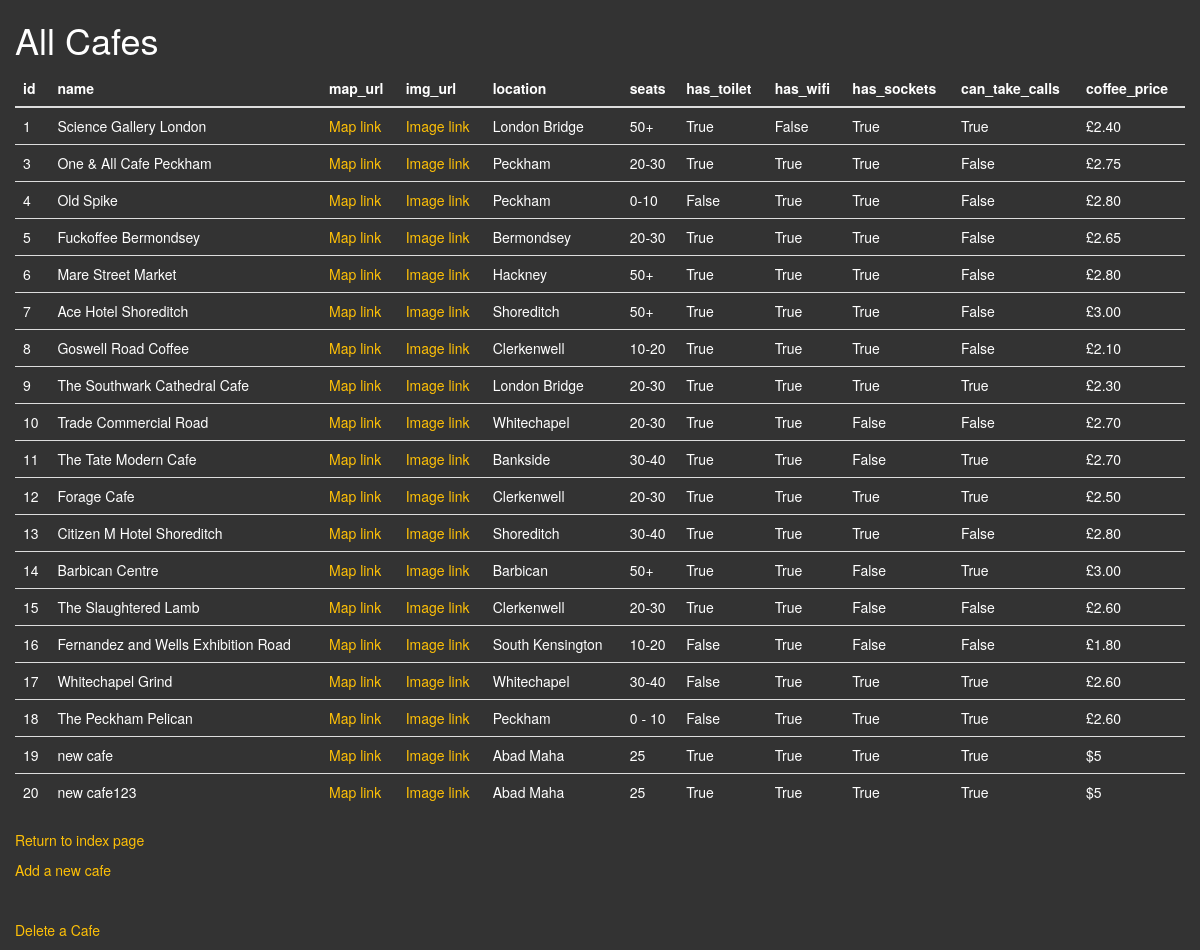
Screenshot of /cafes with the database file from the repository.
### main.py (models this page shows)
class Cafe(db.Model):
    id = db.Column(db.Integer, primary_key=True)
    name = db.Column(db.String(250), unique=True, nullable=False)
    map_url = db.Column(db.String(500), nullable=False)
    img_url = db.Column(db.String(500), nullable=False)
    location = db.Column(db.String(250), nullable=False)
    seats = db.Column(db.String(250), nullable=False)
    has_toilet = db.Column(db.Boolean, nullable=False)
    has_wifi = db.Column(db.Boolean, nullable=False)
    has_sockets = db.Column(db.Boolean, nullable=False)
    can_take_calls = db.Column(db.Boolean, nullable=False)
    coffee_price = db.Column(db.String(250), nullable=True)
    def to_dict(self):
        return {column.name: getattr(self, column.name) for column in self.__table__.columns}

### main.py (the view)
@app.route('/cafes')
def cafes():
    all_cafes = db.session.query(Cafe).all()
    return render_template('cafes.html', cafes=all_cafes)

### templates/cafes.html (shortened to what this page needs)
{% extends 'bootstrap/base.html' %}
{% block styles %}
    {{super()}}
        <link rel="stylesheet" href="{{url_for('.static', filename='css/styles.css')}}">
{% endblock %}
{% block content %}
<div class="container-fluid">
      <h1>All Cafes</h1>
        <table class="table table-dark" width="300">
            <thead>
              <tr>
                {% for col in  cafes[0].to_dict().keys() %}
                  <th scope="col">{{ col }}</th>
                {% endfor %}
              </tr>
            </thead>
            <tbody>
            {% for cafe in cafes %}
              <tr>
                <td> {{ cafe['id'] }}</td>
                <td>{{ cafe['name'] }}</td>
                <td> <a href="{{ cafe['map_url'] }}"> Map link</a> </td>
                <td> <a href="{{ cafe['img_url'] }}"> Image link</a> </td>
                <td >{{ cafe['location']}}</td>
                <td >{{ cafe['seats'] }}</td>
                <td >{{ cafe['has_toilet'] }}</td>
                <td>{{ cafe['has_wifi'] }}</td>
                <td >{{ cafe['has_sockets'] }}</td>
                <td>{{ cafe['can_take_calls'] }}</td>
                <td >{{ cafe['coffee_price'] }}</td>
            </tr>
             {% endfor %}
            </tbody>
        </table>
      <p><a href=" {{url_for('home') }}">Return to index page</a></p>
      <p><a href=" {{url_for('add_cafe') }}">Add a new cafe</a></p>
      <p class="space-above"><a href="{{url_for('delete')}}">Delete a Cafe</a></p>
</div>
{% endblock %}

### static/css/styles.css (style rules this page uses)
body { background-color: #333; color: white; }
a { color: #ffc107; }
.space-above { margin-top: 20px; padding-top: 20px; }
tr { max-width: 50px; }

### rows the page displays
Cafe: id "1", name "Science Gallery London", location "London Bridge", seats "50+", has_toilet "True", has_wifi "False", has_sockets "True", can_take_calls "True", coffee_price "£2.40"
Cafe: id "3", name "One & All Cafe Peckham", location "Peckham", seats "20-30", has_toilet "True", has_wifi "True", has_sockets "True", can_take_calls "False", coffee_price "£2.75"
Cafe: id "4", name "Old Spike", location "Peckham", seats "0-10", has_toilet "False", has_wifi "True", has_sockets "True", can_take_calls "False", coffee_price "£2.80"
Cafe: id "5", name "Fuckoffee Bermondsey", location "Bermondsey", seats "20-30", has_toilet "True", has_wifi "True", has_sockets "True", can_take_calls "False", coffee_price "£2.65"
Cafe: id "6", name "Mare Street Market", location "Hackney", seats "50+", has_toilet "True", has_wifi "True", has_sockets "True", can_take_calls "False", coffee_price "£2.80"
Cafe: id "7", name "Ace Hotel Shoreditch", location "Shoreditch", seats "50+", has_toilet "True", has_wifi "True", has_sockets "True", can_take_calls "False", coffee_price "£3.00"
Cafe: id "8", name "Goswell Road Coffee", location "Clerkenwell", seats "10-20", has_toilet "True", has_wifi "True", has_sockets "True", can_take_calls "False", coffee_price "£2.10"
Cafe: id "9", name "The Southwark Cathedral Cafe", location "London Bridge", seats "20-30", has_toilet "True", has_wifi "True", has_sockets "True", can_take_calls "True", coffee_price "£2.30"
Cafe: id "10", name "Trade Commercial Road", location "Whitechapel", seats "20-30", has_toilet "True", has_wifi "True", has_sockets "False", can_take_calls "False", coffee_price "£2.70"
Cafe: id "11", name "The Tate Modern Cafe", location "Bankside", seats "30-40", has_toilet "True", has_wifi "True", has_sockets "False", can_take_calls "True", coffee_price "£2.70"
Cafe: id "12", name "Forage Cafe", location "Clerkenwell", seats "20-30", has_toilet "True", has_wifi "True", has_sockets "True", can_take_calls "True", coffee_price "£2.50"
Cafe: id "13", name "Citizen M Hotel Shoreditch", location "Shoreditch", seats "30-40", has_toilet "True", has_wifi "True", has_sockets "True", can_take_calls "False", coffee_price "£2.80"
Cafe: id "14", name "Barbican Centre", location "Barbican", seats "50+", has_toilet "True", has_wifi "True", has_sockets "False", can_take_calls "True", coffee_price "£3.00"
Cafe: id "15", name "The Slaughtered Lamb", location "Clerkenwell", seats "20-30", has_toilet "True", has_wifi "True", has_sockets "False", can_take_calls "False", coffee_price "£2.60"
Cafe: id "16", name "Fernandez and Wells Exhibition Road", location "South Kensington", seats "10-20", has_toilet "False", has_wifi "True", has_sockets "False", can_take_calls "False", coffee_price "£1.80"
Cafe: id "17", name "Whitechapel Grind", location "Whitechapel", seats "30-40", has_toilet "False", has_wifi "True", has_sockets "True", can_take_calls "True", coffee_price "£2.60"
Cafe: id "18", name "The Peckham Pelican", location "Peckham", seats "0 - 10", has_toilet "False", has_wifi "True", has_sockets "True", can_take_calls "True", coffee_price "£2.60"
Cafe: id "19", name "new cafe", location "Abad Maha", seats "25", has_toilet "True", has_wifi "True", has_sockets "True", can_take_calls "True", coffee_price "$5"
Cafe: id "20", name "new cafe123", location "Abad Maha", seats "25", has_toilet "True", has_wifi "True", has_sockets "True", can_take_calls "True", coffee_price "$5"

### other values shown
{{ col }} "id" "name" "map_url" "img_url" "location" "seats" "has_toilet" "has_wifi" "has_sockets" "can_take_calls" "coffee_price"
